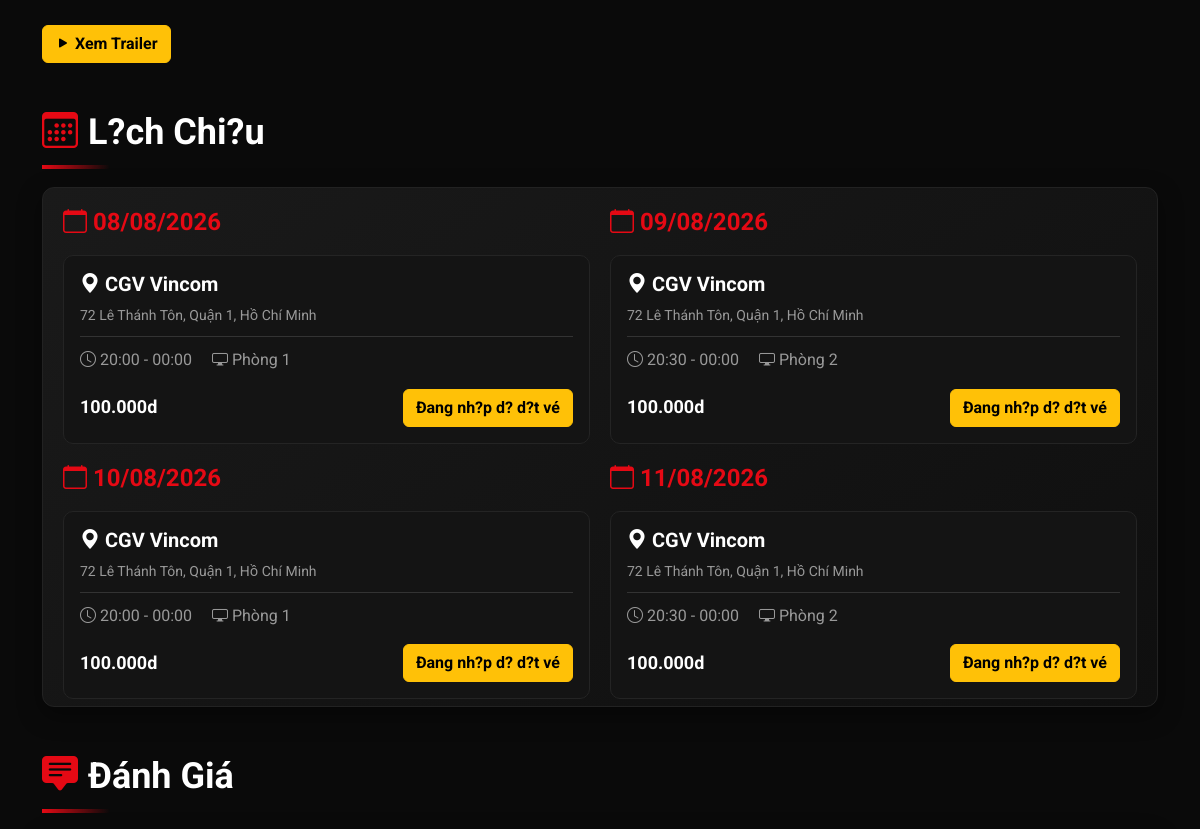
/frontend/movie_details.php?id=10 (middle part), run on an earlier commit of the app's database.
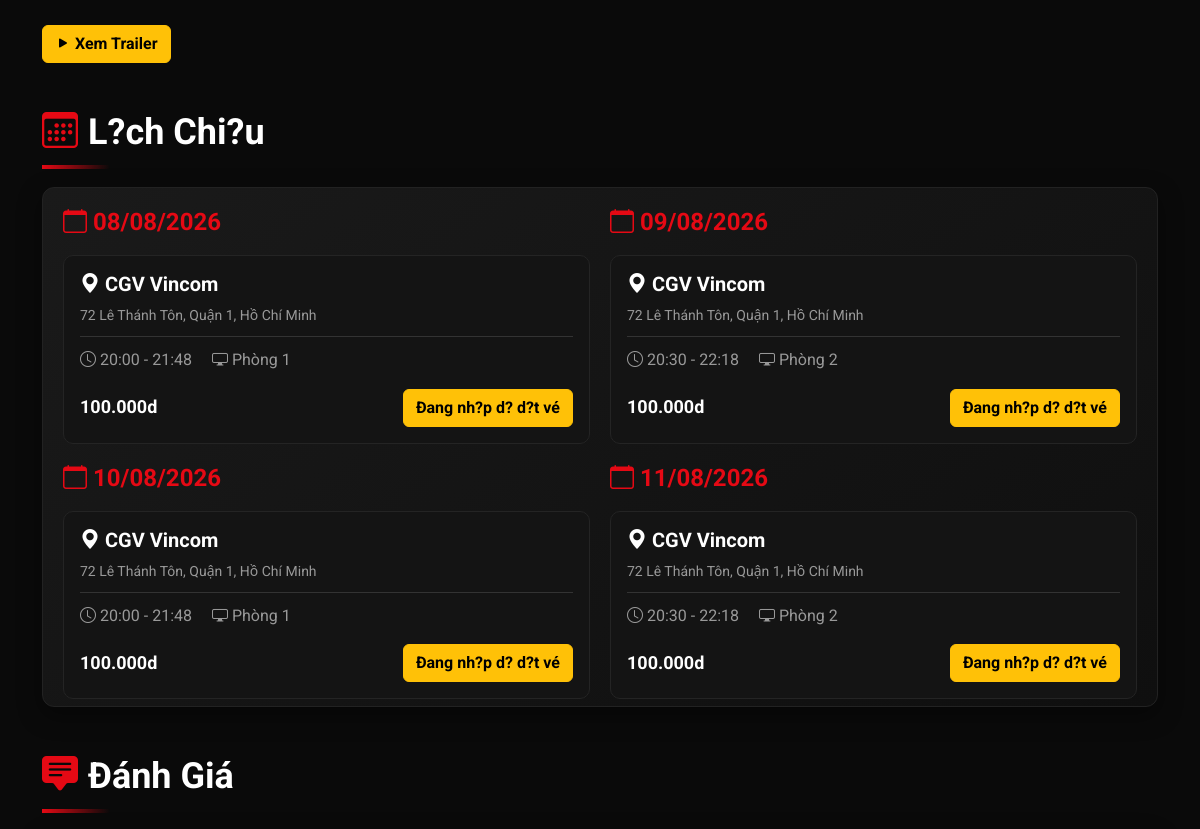
And on a later commit of the database.
### tables this page shows
CREATE TABLE showtimes
(
    id         INT PRIMARY KEY AUTO_INCREMENT,
    movie_id   INT            NOT NULL,
    room_id    INT            NOT NULL,
    show_date  DATE           NOT NULL,
    start_time TIME           NOT NULL,
    end_time   TIME           NULL,
    base_price DECIMAL(10, 2) NOT NULL     DEFAULT 80000,
    status     ENUM ('active', 'canceled') DEFAULT 'active',
    created_at TIMESTAMP                   DEFAULT CURRENT_TIMESTAMP,
    updated_at TIMESTAMP                   DEFAULT CURRENT_TIMESTAMP ON UPDATE CURRENT_TIMESTAMP,
    UNIQUE (room_id, show_date, start_time),
    FOREIGN KEY (movie_id) REFERENCES movies (id) ON DELETE CASCADE,
    FOREIGN KEY (room_id) REFERENCES rooms (id) ON DELETE CASCADE,
    INDEX idx_showdate (show_date),
    INDEX idx_movie (movie_id)
);

CREATE TABLE theatres
(
    id            INT PRIMARY KEY AUTO_INCREMENT,
    name          VARCHAR(100) NOT NULL,
    address       VARCHAR(255) NULL,
    city          VARCHAR(50)  NULL,
    phone         VARCHAR(20)  NULL,
    total_screens INT       DEFAULT 1,
    created_at    TIMESTAMP DEFAULT CURRENT_TIMESTAMP,
    updated_at    TIMESTAMP DEFAULT CURRENT_TIMESTAMP ON UPDATE CURRENT_TIMESTAMP
);

CREATE TABLE rooms
(
    id          INT PRIMARY KEY AUTO_INCREMENT,
    theatre_id  INT         NOT NULL,
    name        VARCHAR(50) NOT NULL,
    total_seats INT         NOT NULL,
    is_active   BOOLEAN   DEFAULT TRUE,
    created_at  TIMESTAMP DEFAULT CURRENT_TIMESTAMP,
    updated_at  TIMESTAMP DEFAULT CURRENT_TIMESTAMP ON UPDATE CURRENT_TIMESTAMP,
    FOREIGN KEY (theatre_id) REFERENCES theatres (id) ON DELETE CASCADE
);

### backend/app/init.php (called while the page is built, shortened)
<?php
spl_autoload_register(function ($class_name) {
    $prefix = 'App\\';
    $base_dir = __DIR__ . '/';
    $len = strlen($prefix);
    $relative_class = substr($class_name, $len);
    $file = $base_dir . str_replace('\\', '/', $relative_class) . '.php';
});

### backend/app/Config/Database.php (called while the page is built, shortened)
<?php
class Database {
    private static $connection = null;
    public static function getConnection() {
        if (self::$connection === null) {
            $host     = getenv('DB_HOST') ?: 'localhost';
            $username = getenv('DB_USER') ?: 'root';
            $password = getenv('DB_PASSWORD') !== false ? getenv('DB_PASSWORD') : '';
            $database = getenv('DB_NAME') ?: 'movie_ticket_booking';
            $port     = getenv('DB_PORT') ?: 3306;
            $conn = mysqli_connect($host, $username, $password, $database, (int)$port);
            mysqli_set_charset($conn, "utf8mb4");
            self::$connection = $conn;
        }
        return self::$connection;
    }
}

### backend/app/Controllers/ShowtimeController.php (called while the page is built, shortened)
<?php
class ShowtimeController {
    private $service;
    public function __construct() {
        $this->service = new ShowtimeService();
    }
    public function getShowtimesByMovieId($movieId) {
        return $this->service->getShowtimesByMovieId($movieId);
    }
}

### backend/app/Services/ShowtimeService.php (called while the page is built, shortened)
<?php
class ShowtimeService {
    private $showtimeModel;
    public function __construct() {
        $this->showtimeModel = new ShowtimeModel();
    }
    public function getShowtimesByMovieId($movieId) {
        $movieId = (int)$movieId;
        return $this->showtimeModel->getByMovieId($movieId);
    }
}

### backend/app/Models/ShowtimeModel.php (called while the page is built, shortened)
<?php
class ShowtimeModel {
    private $conn;
    public function __construct() {
        $this->conn = Database::getConnection();
    }
    public function getByMovieId($movieId) {
        $query = "
            SELECT st.id AS showtime_id, st.movie_id, st.room_id, st.show_date,
                   st.start_time, st.end_time, st.base_price, st.status,
                   r.name AS room_name,
                   t.id AS theatre_id, t.name AS theatre_name,
                   t.address AS theatre_address, t.city AS theatre_city
            FROM showtimes st
            INNER JOIN rooms r ON r.id = st.room_id
            INNER JOIN theatres t ON t.id = r.theatre_id
            WHERE st.movie_id = ?
              AND st.status = 'active'
              AND (st.show_date > CURDATE() OR (st.show_date = CURDATE() AND st.start_time > CURTIME()))
            ORDER BY st.show_date ASC, st.start_time ASC
        ";
        $stmt = mysqli_prepare($this->conn, $query);
        mysqli_stmt_bind_param($stmt, "i", $movieId);
        mysqli_stmt_execute($stmt);
        $result = mysqli_stmt_get_result($stmt);
        $showtimes = [];
        if ($result) {
            while ($row = mysqli_fetch_assoc($result)) {
                $showtimes[] = $row;
            }
        }
        return $showtimes;
    }
}

### frontend/movie_details.php (the view, shortened to what the changed rows need)
<?php
$movieId = (int)($_GET['id'] ?? 0);
$showtimeController = new ShowtimeController();
$showtimes = $showtimeController->getShowtimesByMovieId($movieId);
$showtimesByDate = [];
foreach ($showtimes as $showtime) {
    $showtimesByDate[$showtime['show_date']][] = $showtime;
}
require_once 'header.php';
?>
<link rel="stylesheet" href="css/movie.css">
<div class="movie-detail-page">
    <div class="container">
        <section class="mt-5">
            <h2 class="section-title"><i class="bi bi-calendar3"></i> L?ch Chi?u</h2>
            <?php if (!empty($showtimesByDate)): ?>
                <div class="movie-info-card showtime-scroll-container">
                    <?php foreach ($showtimesByDate as $showDate => $dateShowtimes): ?>
                        <div class="showtime-date-group">
                            <h4 class="showtime-date-title">
                                <i class="bi bi-calendar"></i>
                                <?= date('d/m/Y', strtotime($showDate)) ?>
                            </h4>
                            <div class="row g-3">
                                <?php foreach ($dateShowtimes as $showtime): ?>
                                    <div class="col-12">
                                        <div class="showtime-card">
                                            <h5 class="mb-2">
                                                <i class="bi bi-geo-alt-fill"></i>
                                                <?= htmlspecialchars($showtime['theatre_name']) ?>
                                            </h5>
                                            <p class="showtime-address small mb-2">
                                                <?= htmlspecialchars(trim(($showtime['theatre_address'] ?? '') . ', ' . ($showtime['theatre_city'] ?? ''), ', ')) ?>
                                            </p>
                                            <div class="showtime-divider">
                                                <span class="showtime-meta me-3">
                                                    <i class="bi bi-clock"></i>
                                                    <?= date('H:i', strtotime($showtime['start_time'])) ?> - <?= date('H:i', strtotime($showtime['end_time'])) ?>
                                                </span>
                                                <span class="showtime-meta">
                                                    <i class="bi bi-display"></i>
                                                    <?= htmlspecialchars($showtime['room_name']) ?>
                                                </span>
                                            </div>
                                            <div class="d-flex justify-content-between align-items-center gap-3 mt-3">
                                                <span class="showtime-price">
                                                    <?= number_format((float)$showtime['base_price'], 0, ',', '.') ?>d
                                                </span>
                                                <?php if ($isLoggedIn): ?>
                                                    <a href="booking.php?showtime_id=<?= (int)$showtime['showtime_id'] ?>" class="btn btn-booking-red">
                                                        <i class="bi bi-ticket-perforated-fill"></i> Ð?t vé
                                                    </a>
                                                <?php else: ?>
                                                    <a href="login.php" class="btn btn-warning fw-bold">
                                                        Ðang nh?p d? d?t vé
                                                    </a>
                                                <?php endif; ?>
                                            </div>
                                        </div>
                                    </div>
                                <?php endforeach; ?>
                            </div>
                        </div>
                    <?php endforeach; ?>
                </div>
            <?php else: ?>
                <div class="movie-info-card empty-state">
                    Hi?n t?i chua có l?ch chi?u cho phim này.
                </div>
            <?php endif; ?>
        </section>
        <section class="mt-5">
            <h2 class="section-title"><i class="bi bi-chat-square-text-fill"></i> Ðánh Giá</h2>
        </section>
    </div>
</div>
<?php require_once 'footer.php'; ?>

What changed in the data, as far as the page shows it:
changed showtimes (number 1 of 4 on the later page): end_time "00:00" → "21:48"
changed showtimes (number 2 of 4 on the later page): end_time "00:00" → "22:18"
changed showtimes (number 3 of 4 on the later page): end_time "00:00" → "21:48"
changed showtimes (number 4 of 4 on the later page): end_time "00:00" → "22:18"
